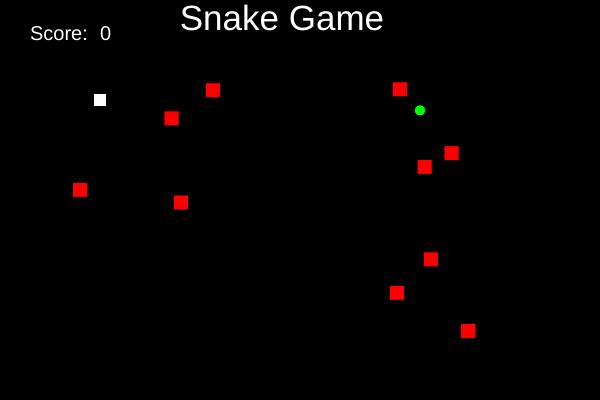
Frame 1 (no input)
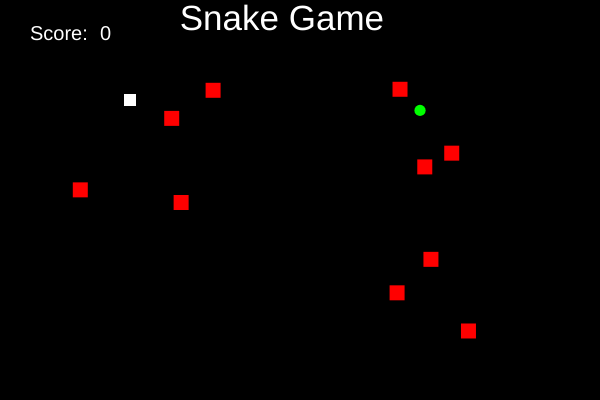
Frame 60 (no input)
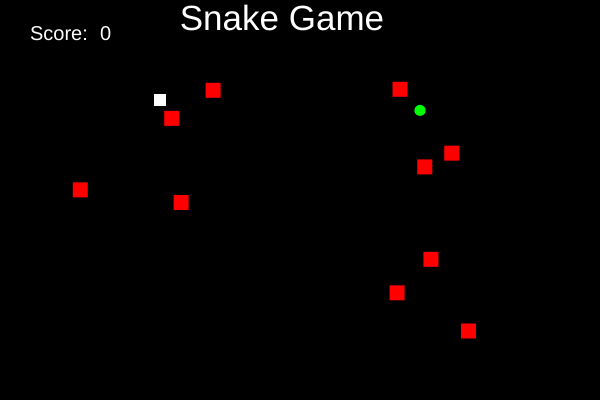
Frame 120 (the mouse pressed at the canvas centre since frame 60)

The p5.js sketch that drew these frames (run headless with seeded random() and noise() and a simulated clock; from frame 60 on, the mouse is pressed at the canvas centre):

// p5.js sketch
// ── sketch.js



/////////global variable
var speed=5;	// speed of snake
var length=1;	//lenght of the sanke
var count=0;	//a counter variable for updating snake at a particular interval
var food_x;	//x coordinate of random food
var food_y;	//y coordinate of random food
var score=0;	//score
var game_status=1;	// variable to return boolean values fot game over situation
var blocks_x=new Array(10);	//x coordinate for random allocated blockages
var blocks_y=new Array(10);	//y coordinate for random allocated blockages
///////////////////////////////////////////////////////////////////

//---------------SNAKE-----------------//

/*snake is class which represent an indivisual smallest part of
the snake having same propoerties differ by their position and
direction. the more the snake grows the more objects of snake are
linked through an array  of objects*/

/////////////////////////////////////////////////////////////////
class snake
{
  constructor(x,y,x_dir,y_dir)
  {
    this.x=x;
    this.y=y;
    this.x_dir=x_dir;
    this.y_dir=y_dir;
  }
  //SHOW function print the individual part of the snake//
  show(c,s)	// s is a local variable for speed,c is local variable for identifying the order of the part for alternate coloring
  {
    this.c=c;
    rectMode(CENTER);
    noStroke();
    if(this.c==0) fill(255);
    else	fill(this.c,this.c,0);
    rect(this.x,this.y,10+s/2,10+s/2);
  }
  move(speed)
  {
    this.speed=speed;
    this.x+=this.speed*this.x_dir;
    this.y+=this.speed*this.y_dir;
  }
  update_x_dir(dir1)
  {
    this.x_dir=dir1;
  }
  update_y_dir(dir2)
  {
    this.y_dir=dir2;
  }
  update_x(X)
  {
    this.x=X;
  }
  update_y(Y)
  {
    this.y=Y;
  }
  get_x_dir()
  {
    return this.x_dir;
  }
  get_y_dir()
  {
    return this.y_dir;
  }
  get_x()
  {
    return this.x;
  }
  get_y()
  {
    return this.y;
  }
}
///////////////////
var tail=new Array();    
tail[0]=new snake(100,100,1,0);
///////////////////

function update_snake()
{
  
  for(var i=length-1;i>0;--i)
  {
   	tail[i].update_x(tail[i-1].get_x());
    tail[i].update_y(tail[i-1].get_y());
    tail[i].update_x_dir(tail[i-1].get_x_dir());
    tail[i].update_x_dir(tail[i-1].get_y_dir());
  }
  tail[0].move(speed);
}


//////////////////////////////////////////////////////////
function setup() 
{
  createCanvas(600, 400);
	food_x=rand(20,580);
  food_y=rand(40,380);
  for(var i=0;i<10;i++)
  {
    blocks_x[i]=rand(50,width-50);
    blocks_y[i]=rand(70,height-50);
  }
}
function draw() 
{
  background(0);
  fill(255);
  textSize(35);
  text(" Snake Game ",170,30);
  print_score();
  blocks(blocks_x,blocks_y);
  food();
  for(var j=0;j<length;++j)
  {
    var c=0;
    if(j%2!=0)c=255
    tail[j].show(c,speed-1);
  }
  print(did_collide());
  game_over(is_out());
  game_over(did_collide());
  if(game_status==0)game_over();
  if(count%10==0)
  {
    update_snake();
  }
  
  if(did_ate()==1)
  {
  	length++;
    tail.push(new snake(0,0,0,0));
    food_x=rand(50,580);
  	food_y=rand(70,380);
    speed+=1;
    score++;
   	for(var i=0;i<10;i++)
  		{
    		blocks_x[i]=rand(50,width-50);
    		blocks_y[i]=rand(70,height-50);
  		}
  }
  count++;
}

function keyPressed()
{
  if(keyCode===UP_ARROW)
  {
    if(tail[0].get_y_dir()!=1){tail[0].update_y_dir(-1);tail[0].update_x_dir(0);}
  }
  else if(keyCode===DOWN_ARROW)
  {
    if(tail[0].get_y_dir()!=-1){tail[0].update_y_dir(1);tail[0].update_x_dir(0);}
  }
  else if(keyCode===LEFT_ARROW)
  {
    if(tail[0].get_x_dir()!=1){tail[0].update_x_dir(-1);tail[0].update_y_dir(0);}
  }
  else if(keyCode===RIGHT_ARROW)
  {
    if(tail[0].get_x_dir()!=-1){tail[0].update_x_dir(1);tail[0].update_y_dir(0);}
  }
  
}
//////////////////////////////////////////////////////////
function is_out()
{
  if((tail[0].get_x()>width-10)||(tail[0].get_x()<10)||(tail[0].get_y()<50)||(tail[0].get_y()>height-10))
    return 1;
}
function print_score()
{
  fill(255);
  textSize(20);
  text("Score:",30,40);
  text(score,100,40);
}
function game_over(bool)
{
  if(bool==1)
  {
    speed=0;
  	fill(255);
  	textSize(40);
  	text("GAME - OVER",150,200);
  }
}
function did_ate()
{
  if(((tail[0].get_x()>(food_x-10-speed/2))&&(tail[0].get_x()<(food_x+10+speed/2)))&&((tail[0].get_y()>(food_y-10-speed/2))&&(tail[0].get_y()<(food_y+10+speed/2))))
    return 1;
}
function food()
{
  ellipseMode(CENTER);
  fill(0,255,0);
  ellipse(food_x,food_y,10+speed/4);
}
function blocks(b_x,b_y)
{
  for(var i=0;i<10;i++)
  {
    rectMode(CENTER);
    fill(255,0,0);
    if(is_around_food(b_x[i],b_y[i])==0&&is_around_snake(b_x[i],b_y[i])==0)
    rect(b_x[i],b_y[i],15,15);
  }
}
function did_collide()
{
  for(var i=0;i<10;i++)
  {
    if(((tail[0].get_x()>(blocks_x[i]-10-speed/2))&&(tail[0].get_x()<(blocks_x[i]+10+speed/2)))&&((tail[0].get_y()>(blocks_y[i]-10-speed/2))&&(tail[0].get_y()<(blocks_y[i]+10+speed/2))))
    	{return 1; game_status=0;}
  }
  return 0;
}
function is_around_snake(x,y)
{
	if((x>(tail[0].get_x()-10)&&x<(tail[0].get_x()+10))&&(y>(tail[0].get_y()-10)&&y<(tail[0].get_y()+10)))
    return 1;
  else return 0;
}
function is_around_food(x,y)
{
	if(((x>(food_x-10))&&(x<(food_x+10)))&&((y>(food_y-10))&&(y<(food_y+10))))
    return 1;
  else return 0;
}

function rand(x,y)
{
  return random(x,y);
}



// ── New Text Document.html
<!DOCTYPE html>

<html lang="en" dir="ltr">
	<head>
		<meta charset "utf-8">
		<title>
			Welcome Folks
		</title>
		<link rel ="stylesheet" href="style.css">
	</head>
	<body>
	<div class = "container">
		<a class= "link " href="https://a-deep97.github.io/p5js_games/2048" style="text-decoration: none;"><button class ="btn btn1">2048</button></a>
		<a class= "link " href="https://a-deep97.github.io/p5js_games/ping pong" style="text-decoration: none;"><button class ="btn btn2">ping pong</button></a>
		<a class= "link " href="https://a-deep97.github.io/p5js_games/space invader" style="text-decoration: none;"><button class ="btn btn3">space invader</button></a>
		<a class= "link " href="https://a-deep97.github.io/p5js_games/space invader2" style="text-decoration: none;"><button class ="btn btn4">space invader2</button></a>
		<a class= "link " href="https://a-deep97.github.io/p5js_games/snake game" style="text-decoration: none;"><button class ="btn btn5">snake game</button></a>
		<a class= "link " href="https://a-deep97.github.io/p5js_games/" style="text-decoration: none;"><button class ="btn btn6">pending</button></a>
	</div>
	</body>
	
// ── style.css
body{
	margin : 0;
	padding : 0;
}
.container{
	text-align: top;
	margin-left: 40%;
	margin-top: 5%;
	margin-bottom: 5%;
	
}
.message_by_aman{
	position: absolute;
	top: 8px;
	right:100px;
	font-size:18px;
}
.btn{
	border: 1px solid #3498db;
	background: none;
	padding: 10px 20px;
	font-family: "montserrat";
	cursor: pointer;
	margin: 10px;
	transition: 0.8s;
	position: relative;
	overflow: hidden;
	display: block;	
}
.btn1 , .btn2{
	color: #3498db;
	font-size: 50px;
	
}
.btn3 , .btn4{
	color: #fff;
	font-size: 50px;
}
.btn5 , .btn6{
	color: #3498db;
	font-size: 50px;
	
}
.btn1:hover, .btn2:hover{
	color: #fff;
}
.btn3:hover, .btn4:hover{
	color: #3498db;
}
.btn5:hover, .btn6:hover{
	color: #fff;
}
.btn::before{
	content: "";
	position: absolute;
	left: 0;
	width: 100%;
	height: 0%;
	background: #3498db;
	z-index: -1;
	transition: 0.8s;
}
.btn1::before, .btn3::before{
	top: 0;
	border-radius: 0 0 50% 50% ;
}
.btn2::before, .btn4::before{
	bottom: 0;
	border-radius: 50% 50% 0 0 ;
}
.btn3::before, .btn4::before{
	height: 180%;
}
.btn5::before, .btn3::before{
	top: 0;
	border-radius: 0 0 50% 50% ;
}
.btn6::before, .btn4::before{
	bottom: 0;
	border-radius: 50% 50% 0 0 ;
}
.btn1:hover::before, .btn2:hover::before{
	height: 180%;
}
.btn3:hover::before, .btn4:hover::before{
	height: 0%;
}
.btn5:hover::before, .btn6:hover::before{
	height: 180%;
}
